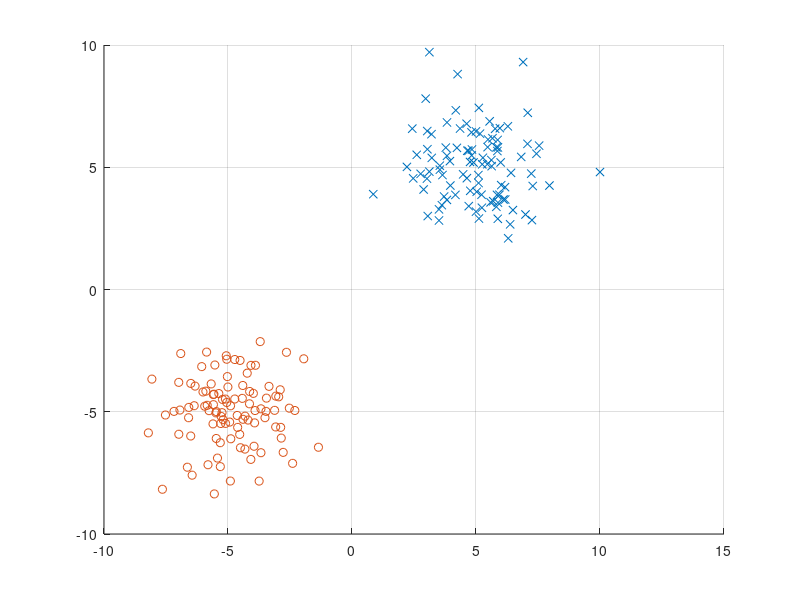

Here is the MATLAB script that generated this plot:
%% Generate data to be used for binary classification

n = 100; % number of samples per class
mA = [ 5.0, 5.0]; sigmaA = 1.5; % x,y centers of normal distribution of class A
mB = [-5.0, -5.0]; sigmaB = 1.5; % x,y centers of normal distribution of class B

classA(1,:) = randn(1,n) .* sigmaA + mA(1); % x values class A
classA(2,:) = randn(1,n) .* sigmaA + mA(2); % y values class A

classB(1,:) = randn(1,n) .* sigmaB + mB(1);
classB(2,:) = randn(1,n) .* sigmaB + mB(2);

% Merge class A and B into single class and shuffle
classAB = [classA, classB];
data = classAB(:,randperm(2*n));

% Plot patterns
figure(1),clf(1), hold on
scatter(classA(1,:),classA(2,:),'xr')
scatter(classB(1,:),classB(2,:), 'ob')
grid on
hold off

